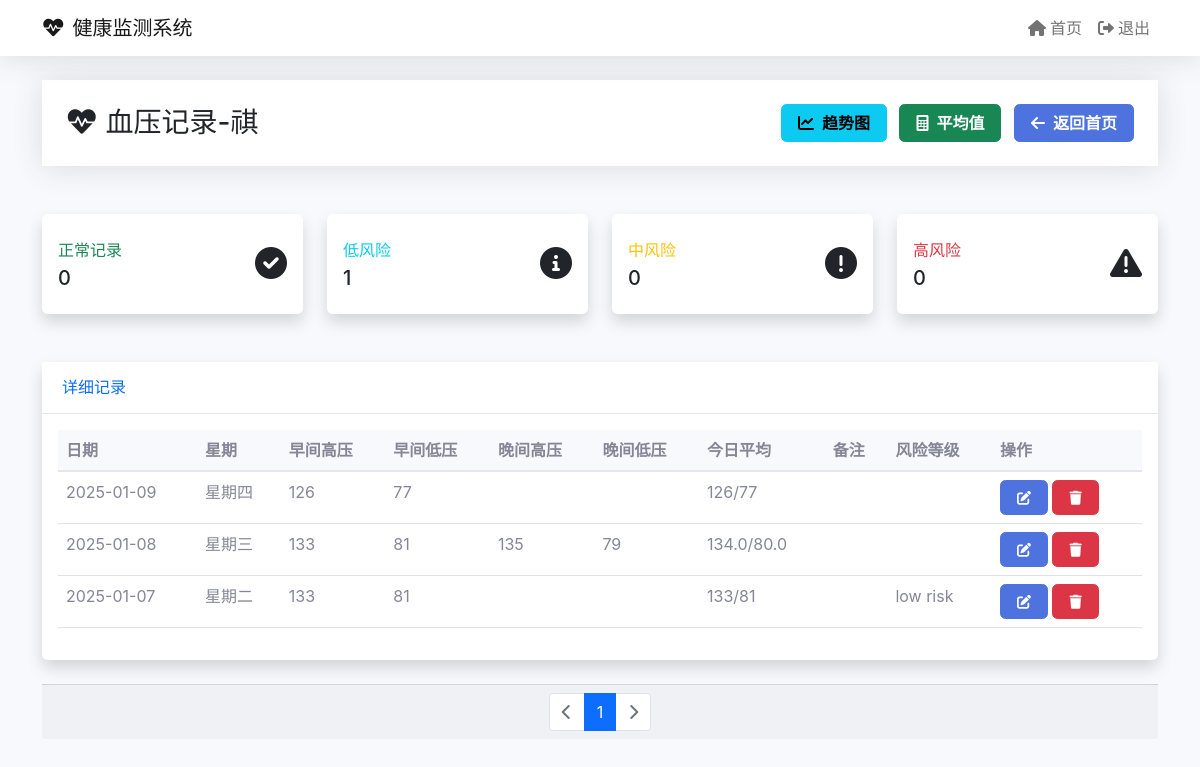
Page /blood_pressure3_detail (signed in) on the committed database.
### tables this page shows
CREATE TABLE bloodpressure3_records
                 (id INTEGER PRIMARY KEY AUTOINCREMENT,
                  date TEXT NOT NULL,
                  day_of_week TEXT NOT NULL,
                  morning_high INTEGER,
                  morning_low INTEGER,
                  afternoon_high INTEGER,
                  afternoon_low INTEGER,
                  notes TEXT,
                  today_average TEXT,
                  risk TEXT);

### app.py (the view)
@app.route('/blood_pressure3_detail')
@login_required
def blood_pressure3_detail():
    page = request.args.get('page', 1, type=int)
    per_page = 10
    db = get_db()
    total = db.execute('SELECT COUNT(*) FROM bloodpressure3_records').fetchone()[0]
    total_pages = (total + per_page - 1) // per_page
    offset = (page - 1) * per_page
    records = db.execute('''SELECT * FROM bloodpressure3_records
                           ORDER BY date DESC LIMIT ? OFFSET ?''',
                        [per_page, offset]).fetchall()
    records_with_daily = []
    for record in records:
        record_dict = dict(record)
        if record['morning_high'] and record['afternoon_high']:
            record_dict['daily_high'] = round((record['morning_high'] + record['afternoon_high']) / 2, 1)
        elif record['morning_high']:
            record_dict['daily_high'] = record['morning_high']
        elif record['afternoon_high']:
            record_dict['daily_high'] = record['afternoon_high']
        else:
            record_dict['daily_high'] = None
        if record['morning_low'] and record['afternoon_low']:
            record_dict['daily_low'] = round((record['morning_low'] + record['afternoon_low']) / 2, 1)
        elif record['morning_low']:
            record_dict['daily_low'] = record['morning_low']
        elif record['afternoon_low']:
            record_dict['daily_low'] = record['afternoon_low']
        else:
            record_dict['daily_low'] = None
        records_with_daily.append(record_dict)
    db.close()
    return render_template('bloodpressure3detail.html',
                         records=records_with_daily,
                         current_page=page,
                         total_pages=total_pages)

### app.py (called while the page is built)
def login_required(f):
    @wraps(f)
    def decorated_function(*args, **kwargs):
        if 'logged_in' not in session:
            return redirect(url_for('login'))
        return f(*args, **kwargs)
    return decorated_function

### templates/bloodpressure3detail.html (shortened to what this page needs)
{% extends "base.html" %}
{% block content %}
<div class="row mb-4">
    <div class="col-12">
        <div class="page-header">
            <div class="container">
                <div class="d-flex justify-content-between align-items-center">
                    <h1 class="h3 mb-0 text-gray-800">
                        <i class="fas fa-heartbeat me-2"></i>血压记录-祺
                    </h1>
                    <div>
                        <a href="{{ url_for('blood_pressure3_chart') }}" class="btn btn-info">
                            <i class="fas fa-chart-line me-2"></i>趋势图
                        </a>
                        <a href="{{ url_for('blood_pressure3_average') }}" class="btn btn-success ms-2">
                            <i class="fas fa-calculator me-2"></i>平均值
                        </a>
                        <a href="{{ url_for('landing') }}" class="btn btn-primary ms-2">
                            <i class="fas fa-arrow-left me-2"></i>返回首页
                        </a>
                    </div>
                </div>
            </div>
        </div>
    </div>
</div>
<div class="row mb-4">
    {% set risk_stats = namespace(good=0, low=0, middle=0, high=0) %}
    {% for record in records %}
        {% if record.risk == 'good' %}
            {% set risk_stats.good = risk_stats.good + 1 %}
        {% elif record.risk == 'low risk' %}
            {% set risk_stats.low = risk_stats.low + 1 %}
        {% elif record.risk == 'middle risk' %}
            {% set risk_stats.middle = risk_stats.middle + 1 %}
        {% elif record.risk == 'high risk' %}
            {% set risk_stats.high = risk_stats.high + 1 %}
        {% endif %}
    {% endfor %}
    <div class="col-xl-3 col-md-6 mb-4">
        <div class="card border-left-success shadow h-100 py-2 stats-card">
            <div class="card-body">
                <div class="row no-gutters align-items-center">
                    <div class="col mr-2">
                        <div class="text-xs font-weight-bold text-success text-uppercase mb-1">正常记录</div>
                        <div class="h5 mb-0 font-weight-bold text-gray-800">{{ risk_stats.good }}</div>
                    </div>
                    <div class="col-auto">
                        <i class="fas fa-check-circle fa-2x text-gray-300"></i>
                    </div>
                </div>
            </div>
        </div>
    </div>
    <div class="col-xl-3 col-md-6 mb-4">
        <div class="card border-left-info shadow h-100 py-2 stats-card">
            <div class="card-body">
                <div class="row no-gutters align-items-center">
                    <div class="col mr-2">
                        <div class="text-xs font-weight-bold text-info text-uppercase mb-1">低风险</div>
                        <div class="h5 mb-0 font-weight-bold text-gray-800">{{ risk_stats.low }}</div>
                    </div>
                    <div class="col-auto">
                        <i class="fas fa-info-circle fa-2x text-gray-300"></i>
                    </div>
                </div>
            </div>
        </div>
    </div>
    <div class="col-xl-3 col-md-6 mb-4">
        <div class="card border-left-warning shadow h-100 py-2 stats-card">
            <div class="card-body">
                <div class="row no-gutters align-items-center">
                    <div class="col mr-2">
                        <div class="text-xs font-weight-bold text-warning text-uppercase mb-1">中风险</div>
                        <div class="h5 mb-0 font-weight-bold text-gray-800">{{ risk_stats.middle }}</div>
                    </div>
                    <div class="col-auto">
                        <i class="fas fa-exclamation-circle fa-2x text-gray-300"></i>
                    </div>
                </div>
            </div>
        </div>
    </div>
    <div class="col-xl-3 col-md-6 mb-4">
        <div class="card border-left-danger shadow h-100 py-2 stats-card">
            <div class="card-body">
                <div class="row no-gutters align-items-center">
                    <div class="col mr-2">
                        <div class="text-xs font-weight-bold text-danger text-uppercase mb-1">高风险</div>
                        <div class="h5 mb-0 font-weight-bold text-gray-800">{{ risk_stats.high }}</div>
                    </div>
                    <div class="col-auto">
                        <i class="fas fa-exclamation-triangle fa-2x text-gray-300"></i>
                    </div>
                </div>
            </div>
        </div>
    </div>
</div>
<div class="card shadow mb-4">
    <div class="card-header py-3">
        <h6 class="m-0 font-weight-bold text-primary">详细记录</h6>
    </div>
    <div class="card-body">
        <div class="table-responsive">
            <table class="table table-hover">
                <thead>
                    <tr>
                        <th>日期</th>
                        <th>星期</th>
                        <th>早间高压</th>
                        <th>早间低压</th>
                        <th>晚间高压</th>
                        <th>晚间低压</th>
                        <th>今日平均</th>
                        <th>备注</th>
                        <th>风险等级</th>
                        <th>操作</th>
                    </tr>
                </thead>
                <tbody>
                    {% for record in records %}
                    <tr>
                        <td>{{ record.date }}</td>
                        <td>{{ record.day_of_week }}</td>
                        <td>{{ record.morning_high }}</td>
                        <td>{{ record.morning_low }}</td>
                        <td>{{ record.afternoon_high }}</td>
                        <td>{{ record.afternoon_low }}</td>
                        <td>
                            {% if record.daily_high is not none and record.daily_low is not none %}
                                {{ record.daily_high }}/{{ record.daily_low }}
                            {% elif record.daily_high is not none %}
                                {{ record.daily_high }}/--
                            {% elif record.daily_low is not none %}
                                --/{{ record.daily_low }}
                            {% else %}
                                --/--
                            {% endif %}
                        </td>
                        <td>{{ record.notes }}</td>
                        <td>{{ record.risk }}</td>
                        <td class="action-buttons">
                            <button type="button" class="btn btn-primary btn-sm" data-bs-toggle="modal" data-bs-target="#editModal{{ record.id }}">
                                <i class="fas fa-edit"></i>
                            </button>
                            <a href="{{ url_for('delete_blood_pressure3', id=record.id) }}" class="btn btn-danger btn-sm" onclick="return confirm('确定要删除这条记录吗？')">
                                <i class="fas fa-trash"></i>
                            </a>
                        </td>
                    </tr>
                    {% endfor %}
                </tbody>
            </table>
        </div>
    </div>
</div>
<div class="card-footer">
    <nav aria-label="Page navigation">
        <ul class="pagination justify-content-center mb-0">
            <li class="page-item {{ 'disabled' if current_page == 1 }}">
                <a class="page-link" href="{{ url_for('blood_pressure3_detail', page=current_page-1) if current_page > 1 else '#' }}">
                    <i class="fas fa-chevron-left"></i>
                </a>
            </li>
            {% for page in range(1, total_pages + 1) %}
                {% if page == current_page %}
                    <li class="page-item active">
                        <span class="page-link">{{ page }}</span>
                    </li>
                {% endif %}
            {% endfor %}
            <li class="page-item {{ 'disabled' if current_page == total_pages }}">
                <a class="page-link" href="{{ url_for('blood_pressure3_detail', page=current_page+1) if current_page < total_pages else '#' }}">
                    <i class="fas fa-chevron-right"></i>
                </a>
            </li>
        </ul>
    </nav>
</div>
{% endblock %}

### templates/base.html (style rules this page uses)
:root { --primary-color: #4e73df; --secondary-color: #858796; --success-color: #1cc88a; --info-color: #36b9cc; --warning-color: #f6c23e; --danger-color: #e74a3b; }
body { background-color: #f8f9fc; font-family: 'Nunito', -apple-system, BlinkMacSystemFont, "Segoe UI", Roboto, "Helvetica Neue", Arial, sans-serif; }
.card { border: none; border-radius: .35rem; box-shadow: 0 .15rem 1.75rem 0 rgba(58,59,69,.15); }
.card-header { background-color: white; border-bottom: 1px solid #e3e6f0; padding: 1rem 1.25rem; }
.btn { border-radius: .35rem; padding: .375rem 1rem; font-weight: 600; }
.btn-primary { background-color: var(--primary-color); border-color: var(--primary-color); }
.table { color: #858796; }
.table thead th { background-color: #f8f9fc; border-bottom: 2px solid #e3e6f0; }
.page-header { margin-bottom: 1.5rem; padding: 1.5rem 0; background-color: white; box-shadow: 0 .15rem 1.75rem 0 rgba(58,59,69,.15); }

### rows in the picture
bloodpressure3_records: date "2025-01-09", day_of_week "星期四", morning_high "126", morning_low "77", daily_high "126", daily_low "77"
bloodpressure3_records: date "2025-01-08", day_of_week "星期三", morning_high "133", morning_low "81", afternoon_high "135", afternoon_low "79", daily_high "134.0", daily_low "80.0"
bloodpressure3_records: date "2025-01-07", day_of_week "星期二", morning_high "133", morning_low "81", daily_high "133", daily_low "81", risk "low risk"

### other values in the picture
{{ risk_stats.good }} "0"
{{ risk_stats.low }} "1"
{{ risk_stats.middle }} "0"
{{ risk_stats.high }} "0"
{{ page }} "1"
